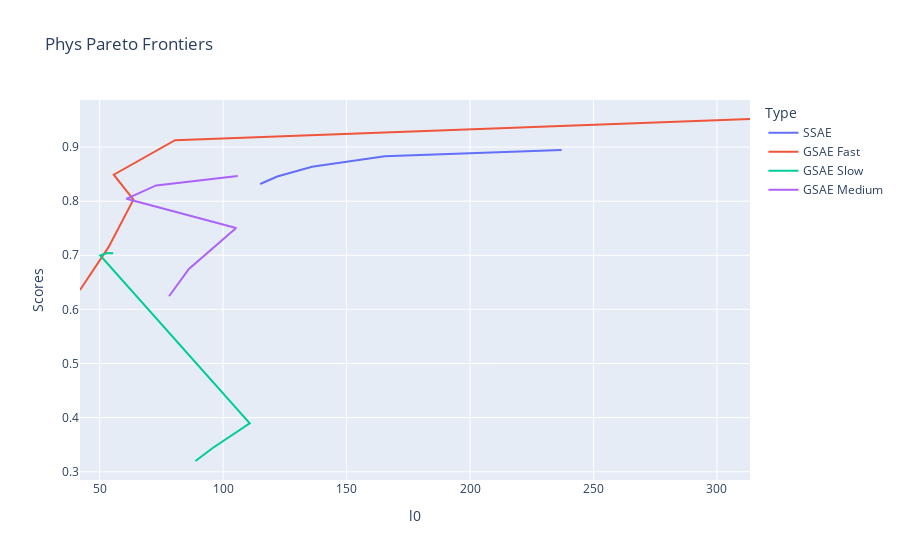

The code cell stored with this chart in its notebook:
### Code cell
import pandas as pd
import plotly.express as px

# Create a DataFrame for each set of data
df_ssae = pd.DataFrame({'l0': ssae_phys_l0, 'Scores': ssae_phys_scores, 'Type': 'SSAE'})
df_gsae_fast = pd.DataFrame({'l0': gsae_fast_phys_l0, 'Scores': gsae_fast_phys_scores, 'Type': 'GSAE Fast'})
df_gsae_slow = pd.DataFrame({'l0': gsae_slow_phys_l0, 'Scores': gsae_slow_phys_scores, 'Type': 'GSAE Slow'})
df_gsae_medium = pd.DataFrame({'l0': gsae_medium_phys_l0, 'Scores': gsae_medium_phys_scores, 'Type': 'GSAE Medium'})

# Combine the DataFrames
df = pd.concat([df_ssae, df_gsae_fast, df_gsae_slow, df_gsae_medium])

# Create a line plot
fig = px.line(df, x='l0', y='Scores', color='Type', labels={'l0': 'l0', 'Scores': 'Scores'}, title='Phys Pareto Frontiers')

# Show the plot
fig.show()

### Figure 1 — Plotly figure (JSON) as saved in the notebook; plotly's stock layout.template omitted (floating-point values rounded to 4 significant figures)
{"data": [{"hovertemplate": "Type=SSAE<br>l0=%{x}<br>Scores=%{y}<extra></extra>", "legendgroup": "SSAE", "line": {"color": "#636efa", "dash": "solid"}, "marker": {"symbol": "circle"}, "mode": "lines", "name": "SSAE", "orientation": "v", "showlegend": true, "type": "scatter", "x": [237.1, 165.5, 136.0, 121.9, 115.0], "xaxis": "x", "y": [0.8945, 0.8832, 0.8636, 0.8455, 0.8318], "yaxis": "y"}, {"hovertemplate": "Type=GSAE Fast<br>l0=%{x}<br>Scores=%{y}<extra></extra>", "legendgroup": "GSAE Fast", "line": {"color": "#EF553B", "dash": "solid"}, "marker": {"symbol": "circle"}, "mode": "lines", "name": "GSAE Fast", "orientation": "v", "showlegend": true, "type": "scatter", "x": [313.4, 80.54, 55.71, 63.68, 53.66, 42.04], "xaxis": "x", "y": [0.9518, 0.9126, 0.8489, 0.8027, 0.7155, 0.6358], "yaxis": "y"}, {"hovertemplate": "Type=GSAE Slow<br>l0=%{x}<br>Scores=%{y}<extra></extra>", "legendgroup": "GSAE Slow", "line": {"color": "#00cc96", "dash": "solid"}, "marker": {"symbol": "circle"}, "mode": "lines", "name": "GSAE Slow", "orientation": "v", "showlegend": true, "type": "scatter", "x": [55.52, 53.09, 50.25, 110.8, 95.64, 88.82], "xaxis": "x", "y": [0.7036, 0.704, 0.6997, 0.3897, 0.3435, 0.3199], "yaxis": "y"}, {"hovertemplate": "Type=GSAE Medium<br>l0=%{x}<br>Scores=%{y}<extra></extra>", "legendgroup": "GSAE Medium", "line": {"color": "#ab63fa", "dash": "solid"}, "marker": {"symbol": "circle"}, "mode": "lines", "name": "GSAE Medium", "orientation": "v", "showlegend": true, "type": "scatter", "x": [105.9, 72.87, 60.83, 105.3, 86.14, 78.11], "xaxis": "x", "y": [0.8464, 0.8291, 0.8044, 0.7504, 0.6747, 0.6243], "yaxis": "y"}], "layout": {"legend": {"title": {"text": "Type"}, "tracegroupgap": 0}, "title": {"text": "Phys Pareto Frontiers"}, "xaxis": {"anchor": "y", "domain": [0, 1], "title": {"text": "l0"}}, "yaxis": {"anchor": "x", "domain": [0, 1], "title": {"text": "Scores"}}}}
